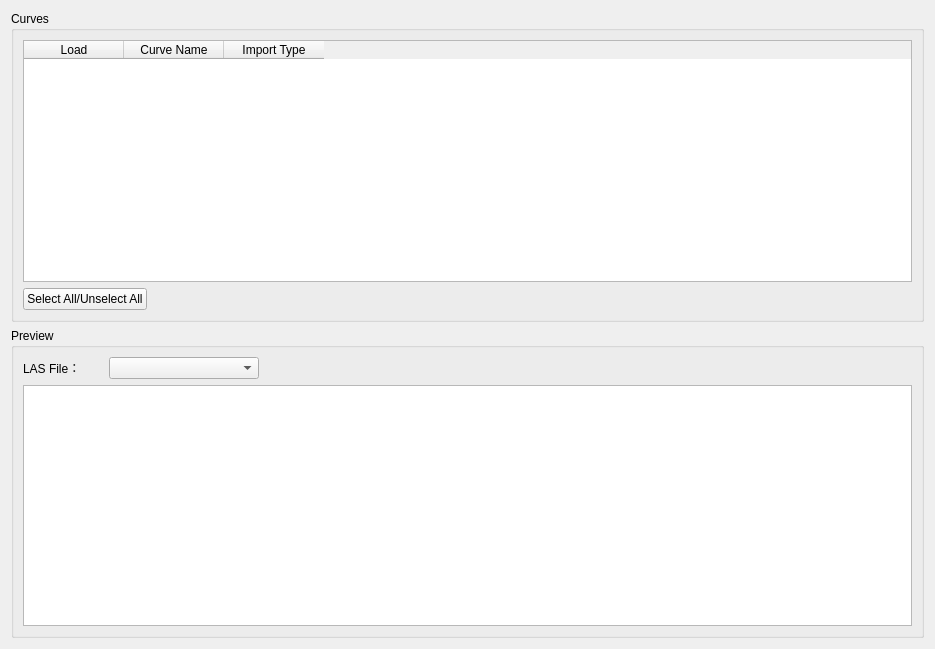
<?xml version="1.0" encoding="UTF-8"?>
<ui version="4.0">
 <class>PageLASCurvesNoTemplate</class>
 <widget class="QWidget" name="PageLASCurvesNoTemplate">
  <property name="geometry">
   <rect>
    <x>0</x>
    <y>0</y>
    <width>935</width>
    <height>649</height>
   </rect>
  </property>
  <property name="windowTitle">
   <string>Form</string>
  </property>
  <layout class="QGridLayout" name="gridLayout_3">
   <item row="0" column="0">
    <widget class="QGroupBox" name="groupBox">
     <property name="title">
      <string>Curves</string>
     </property>
     <layout class="QGridLayout" name="gridLayout">
      <item row="1" column="0">
       <widget class="QPushButton" name="pushButton">
        <property name="text">
         <string>Select All/Unselect All</string>
        </property>
       </widget>
      </item>
      <item row="1" column="1">
       <spacer name="horizontalSpacer">
        <property name="orientation">
         <enum>Qt::Horizontal</enum>
        </property>
        <property name="sizeHint" stdset="0">
         <size>
          <width>40</width>
          <height>20</height>
         </size>
        </property>
       </spacer>
      </item>
      <item row="0" column="0" colspan="2">
       <widget class="QTableWidget" name="tableWidget">
        <column>
         <property name="text">
          <string>Load</string>
         </property>
        </column>
        <column>
         <property name="text">
          <string>Curve Name</string>
         </property>
        </column>
        <column>
         <property name="text">
          <string>Import Type</string>
         </property>
        </column>
       </widget>
      </item>
     </layout>
    </widget>
   </item>
   <item row="1" column="0">
    <widget class="QGroupBox" name="groupBox_2">
     <property name="title">
      <string>Preview</string>
     </property>
     <layout class="QGridLayout" name="gridLayout_2">
      <item row="1" column="0" colspan="3">
       <widget class="QTextEdit" name="textEdit"/>
      </item>
      <item row="0" column="0">
       <widget class="QLabel" name="label">
        <property name="maximumSize">
         <size>
          <width>80</width>
          <height>16777215</height>
         </size>
        </property>
        <property name="text">
         <string>LAS File：</string>
        </property>
       </widget>
      </item>
      <item row="0" column="1">
       <widget class="QComboBox" name="comboBox">
        <property name="maximumSize">
         <size>
          <width>150</width>
          <height>16777215</height>
         </size>
        </property>
       </widget>
      </item>
     </layout>
    </widget>
   </item>
  </layout>
 </widget>
 <resources/>
 <connections/>
</ui>
